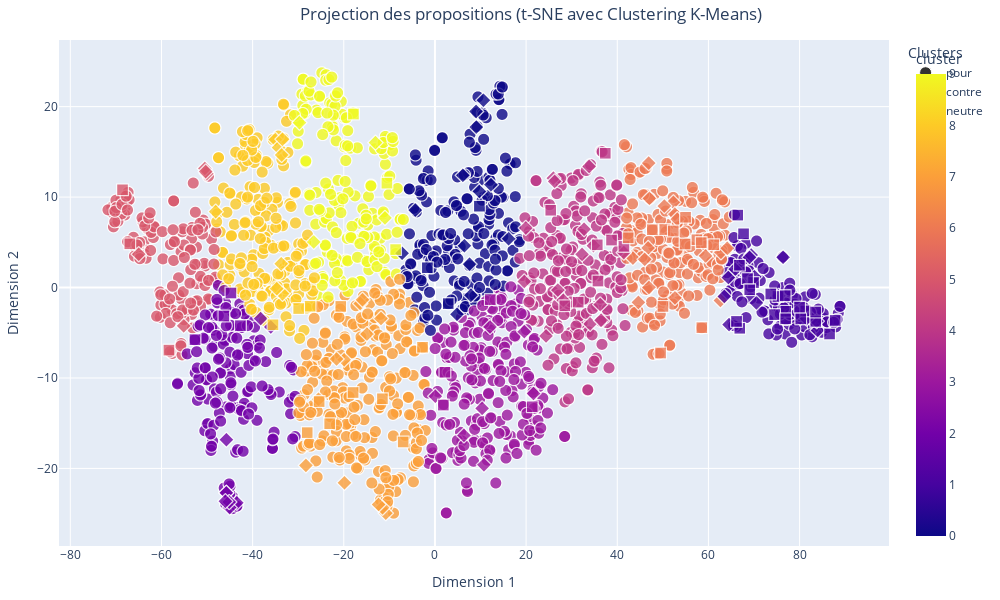

Here is the notebook cell this chart was saved with:
### Code cell
import plotly.express as px
from sklearn.manifold import TSNE
from sklearn.preprocessing import StandardScaler
from sklearn.cluster import KMeans
import pandas as pd
import matplotlib.pyplot as plt  # Pour obtenir la palette 'tab10'

# Normalisation des vecteurs
scaler = StandardScaler()
vectors_normalized = scaler.fit_transform(proposition_vectors)

# Réduction des vecteurs à 2 dimensions avec t-SNE
tsne = TSNE(n_components=2, random_state=42, perplexity=30, n_iter=1000)
word_vectors_2d = tsne.fit_transform(vectors_normalized)

# Appliquer le clustering K-Means
n_clusters = 10
kmeans = KMeans(n_clusters=n_clusters, random_state=42)
cluster = kmeans.fit_predict(word_vectors_2d)
data['cluster'] = cluster

# Préparer les données pour le graphique
df1 = pd.DataFrame(word_vectors_2d, columns=['Dim1', 'Dim2'])
df1['propositions'] = data['Proposition']
df1['cluster'] = cluster
df1['vote'] = data['Catégorie']
df1['proposition_vectors'] = data['mean_vector']

# Récupérer les couleurs de la palette 'tab10'
tab10_colors = [plt.cm.tab10(i) for i in range(n_clusters)]
tab10_colors_hex = [f'rgb({int(r*255)}, {int(g*255)}, {int(b*255)})' for r, g, b, _ in tab10_colors]

# Créer le graphique interactif avec Plotly
fig = px.scatter(
    df1,
    x='Dim1',
    y='Dim2',
    symbol='vote',  # Utiliser la colonne 'vote' pour les symboles
    color='cluster',  # Utiliser les clusters pour la coloration
    hover_name='propositions',  # Afficher les propositions lors du survol
    title="Projection des propositions (t-SNE avec Clustering K-Means)",
    labels={'Dim1': 'Dimension 1', 'Dim2': 'Dimension 2', 'vote': 'Avis des citoyens'},
    color_discrete_sequence=tab10_colors_hex,  # Utiliser la palette tab10 comme séquence discrète
    category_orders={"cluster": [str(i) for i in range(n_clusters)]},
    width=1000,
    height=600
)

# Personnaliser les points : ajouter des bordures
fig.update_traces(marker=dict(
    size=12,  # Taille des points
    opacity=0.8,  # Transparence
    line=dict(width=1, color='white')  # Bordure noire avec une épaisseur de 2
))

# Ajouter un titre pour la légende des clusters
fig.update_layout(
    legend_title="Clusters",
    title_x=0.3,  # Centrer le titre
    margin=dict(l=40, r=40, t=40, b=40)
)

# Afficher le graphique
fig.show()

### Figure 1 — Plotly figure (JSON) as saved in the notebook; plotly's stock layout.template omitted (floating-point values rounded to 4 significant figures; data arrays with more than 128 entries replaced by an {"elided": "..."} marker saying what was removed)
{"data": [{"hovertemplate": "<b>%{hovertext}</b><br><br>Avis des citoyens=pour<br>Dimension 1=%{x}<br>Dimension 2=%{y}<br>cluster=%{marker.color}<extra></extra>", "hovertext": {"elided": "1736 str values"}, "legendgroup": "pour", "marker": {"color": {"elided": "1736 int values"}, "coloraxis": "coloraxis", "line": {"color": "white", "width": 1}, "opacity": 0.8, "size": 12, "symbol": "circle"}, "mode": "markers", "name": "pour", "showlegend": true, "type": "scattergl", "x": {"elided": "1736 float values"}, "xaxis": "x", "y": {"elided": "1736 float values"}, "yaxis": "y"}, {"hovertemplate": "<b>%{hovertext}</b><br><br>Avis des citoyens=contre<br>Dimension 1=%{x}<br>Dimension 2=%{y}<br>cluster=%{marker.color}<extra></extra>", "hovertext": ["Il faut raccourcir les vacances scolaires pour introduire des activités culturelles et sportives", "Il faut un remboursement total ou partielle des licences de sport par la sécurité social ", "Il faut transformer 3h de travail (sur les 35h) en 3h de sport obligatoire au travail", "Il faut interdire les JO qui sont profondément discriminants : les billets et logements sont hors de prix pour la majorité des gens", "Il faut être obligé d'adhérer à une association pendant les études (sportive, artistique...) et s'inspirer des usa", "Il faut faciliter l'accès au clubs et associations en remboursant par la sécurité sociale et les mutuelles les abonnements ou licences", "Il faut instaurer des heures de sport obligatoires dans les entreprises.", "Il faut une prise en charge par la sécurité sociale des adhésions dans les clubs et associations sportives avec un contrôle de présence", "Il faut que cela soit rembourser au moins en partie, par le sécurité sociale, ou une aide conséquente par l'employeur", "Il faut le rendre obligatoire à l'école, après la classe : 1 heure par jour a minima. Et idem pour les adultes après le travail ", "Il faudrait que les smartphones se bloquent après une heure d'utilisation et se débloquent après 10 minutes d'activité.", "Il faut annuler les JO et utiliser l'argent pour des équipements de proximité et des encadrants payés correctement", "Il faut des clubs gratuits. ", "Il faut interdire les jeux olympiques : c’est polluants et réservés à une élite bourgeoise. ", "Il faut faciliter l'accès aux clubs ou associations sportives en remboursant par la sécurité sociale et les mutuelles les abonnements", "Il faut imposer sur les 35 heures qu’il y ait une heure de sport financé par les employeurs sur le temps de travail.", "Il faut que les entreprises, associations, sociétés, etc. rendent obligatoire une activité sportive 30 minutes par jour", "Il faut s’inspirer du système militaire avec la mise en place de la pratique sportive sur le temps de travail.", "Il faut rembourser par la CPAM les inscriptions à des clubs de sport. Des personnes sportives sont des personnes en meilleur santé", "Il faut une participation financière pour ceux qui font leurs trajets quotidiens a vélo (sauf VAE car ils bénéficient déjà d'aide a l'achat)", "Il faut récompenser financièrement les Français qui font 10 000 pas/jour système points, tickets ciné resto etc ou à partir d'un nbre de pas", "Il faut rendre le sport obligatoire. 2H/semaine payées par l'Etat via carte numérique activable à partir de 30 min sport.", "Il faut rendre les activités physiques remboursées par la sécurité sociale.", "Il faut mettre en place un échauffement matinal physique tous les matins pour toutes la population", "Il faut démocratiser la pratique sportive sur les lieux de travail des gens en instaurant une pause de 2h entre midi et deux.", "Il faut des écrans publicitaires ou l’on peut voir défiler diverses pratiques sportives, leurs bienfaits, sous fond musical, dans la rue. ", "Il faut initier la mise en forme collective dans les entreprises, le matin avant de prendre son poste et le soir avant de partir", "Il faut 1 abonnement gratuit/an à un club de sport ou d'activité physique de son choix.", "Il faut passer à des semaines de 32h et à des week-ends de 3 jours", "Il faut empêcher les gens de travailler dimanche et ouvrir les installations sportives pour la pratique du sport", "Il faut pouvoir payer son ticket de bus en faisant 20 squats, comme à Cluj (Roumanie) ? Bus gratuit pour les personnes handicapées/âgées.", "Il faut pour les emplois non physiques une heure de sport le matin avant la prise de poste.", "Il faut que les massages (chinois, thaï) puissent être pris en charge au même titre que l'ostéopathie. Bénéfique pour la récupération/stress", "Il faut construire dans tous les quartiers urbains et villages des piscines publiques naturelles, dans des serres végétales, à eau recyclée", "Il faut développer des \"cours de sport en plein air nocturnes\" avec des équipements lumineux.", "Il faut à partir de 40 ans une participation de la sécurité sociale pour une pratique sportive dans un club", "Il faut élargir massivement les possibilités de nager en site naturel toute l’année et en accès libre (lacs, canaux, etc.).", "Il faut allier salle de sports et jeux vidéos, rendre cela ludique !", "Il faut initier les français aux jeux sportifs en réalité virtuelle et équiper les établissements de type EPHAD.", "Il faut rémunérer les sportifs qui participent à des événements de promotion du sport dans les communes ou les régions", "Il faut renforcer les incitations aux pratiques sportives pour la santé par un crédit d'impôts plafonné pour l'emploi d'un coach", "Il faut que les collectivités financent des coachs qui aident les familles volontaires à améliorer leur comportement (activité, repas…).", "Il faut retirer les parkings de dépose des enfants proches écoles-collèges, pour redonner l'autonomie des déplacements à pieds ou vélo.", "Il faut stopper les jeux olympiques, c'est une hérésie !", "Il faut que ce soit obligatoire pour les enfant de 5 à 12 ans d'être inscrit dans une association afin de pratiquer une activité physique", "Il faut sacraliser le sport au collège et lycée, avec un coef fort et noter la performance autant que la démonstration d'esprit d'équipe.", "Il faut moins de restriction vestimentaire pour les pratiques en compétition tant que cela nuit pas à la discipline elle même ex : voile", "Il faut une application qui permettrait de gagner du temps d’écran en échange d’activité physique que les parents programmeraient. ", "Il faut créer des créneaux horaires réservés aux activités sportives dans les parcs.", "Il faut que le coup de l'activité sportive puisse être prise en charge/remboursée par l'employeur, la sécurité sociale", "Il faut arrêter de confondre sport et activité physique, l'un est une absurdité délétère, l'autre est indispensable.", "Il faut obliger chaque club à avoir une équipe handisport pour chaque activité", "Il faut supprimer/diminuer les remboursements des médicaments des personnes qui pourraient se soigner grâce à l'activité physique.", "Il faut valoriser les notes des élèves sportifs (extra-scolaire) afin de motiver les autres à la pratique régulière d’un sport en fédération", "Il faut proposer aux magasins de sport des rayons pour des articles de pratique sportive, promotion permanente annuelle", "Il faut la rendre obligatoire afin de beneficier de soins médicaux", "Il faut des collaborations avec des influenceurs pour promouvoir un mode de vie actif.", "Il faut créer des défis sportifs basés sur les réseaux sociaux pour encourager la participation en ligne et hors ligne.", "Il faut rendre les inscriptions gratuites dans les clubs de sport en compensant cette gratuité par des subventions publiques", "Il faut que les éducateurs sportifs soient remboursés par la sécurité sociale.", "Il faut proposer un prix littéraire pour récompenser les livres pour apprendre un sport ou pour avoir une activité physique.", "Il faut inciter fiscalement à prendre un coach sportif personnel", "Il faut permettre aux employeurs de payer mieux ceux qui sont actifs en sport que les sédentaires.Des employés en forme sont plus avantageux", "Il faut donner une place aux transidentités au sein du sport et intégrer ce sujet dans l’ensemble des réflexions liées au sport", "Il faut payer une nounou aux familles monoparentales pour libérer du temps au parent pour pratiquer une activité sportive, 1fois par semaine", "Il faut interdire tous les véhicules à moteur et supprimer des places de parking dans les centres villes pour inciter les citoyens à marcher", "Il faut faire des zones défis au travail: chaise contre le mur, panier basket...", "Il faut taxer lourdement les loisirs statiques (jeux vidéo, streaming etc) pour inciter à choisir des loisirs sportifs, et financer ceux ci.", "Il faut inscrire la pratique d’une activité physique quotidienne dans la Constitution", "Il faut mettre en place des programmes de réalité virtuelle pour découvrir de nouveaux sports.", "Il faut faire dans les rues et les parcs des sortes de chasses aux trésors et collecter ainsi des bons de reductions, places de concerts...", "Il faut interdire les jeux olympiques, surtout en France.", "Il faut créer des bornes de pointage dans les villes pour la marche à pied mesurant les distances et encourageant les progrès", "Il faut rendre gratuits les places aux JO pour les licenciés", "Il faut imposer à l’entreprise du sport dans le temps de travail ! Il faut accepter de déjeuner en travaillant pour libérer la pause !", "Il faut donner une prime CPAM en proportion du nombre d’heures de sport mensuelles. Grâce à une appli gérée par le ministère de la Santé", "Il faut lever l’interdiction du port du voile dans les fédérations françaises", "Il faut en faire un campagne national : faire des affiches géantes avec des personnes saines physiquement", "Il faut supprimer du vocabulaire le mot sport qui correspond à un abrutissement et le remplacer par activité physique.", "Il faut que les dirigeants montrent l'exemple : médiatiser les activités sportives des politiques, journalistes et autres personnalités", "Il faut pénaliser les déplacements courts en voiture.", "Il faut encourager l'installation d'une innovation : la première machine à café qui fait tapis de course", "Il faut proposer un apéro sportif après un footing entre proches et voisins", "Il faut réduire le volume des retransmissions des sports dans les medias (tv, radio, internet) pour ne pas figer les auditeurs chez eux", "Il faut mettre en place des jeux vidéo interactifs qui récompensent les activités physiques réelles.", "Il faut que les flashmobs se généralisent et deviennent les nouvelles façons de prendre l'apéritif après le travail.", "Il faut interdire l’arrêt et le stationnement à moins d’un kilomètre des établissements scolaires.", "Il faut du temps et par conséquent favoriser un 100% télétravail", "Il faut changer les équipes de haut niveau et les membres des fédérations dès lors qu’il n’y a eu aucune qualification olympique", "Il faut vérifier le passif judiciaire des jeunes qui accèdent à sport études notamment pour le football.", "Il faut supprimer les cotisations obligatoires des fédérations sportives.", "Il faut favoriser les réunions non formelles au sein de l'entreprise en invitant les conjoints pour des thés ou dîners dansants.", "Il faut interdire les sports non écologiques comme le ski et la formule 1", "Il faut que tout le monde prennent des trotinettes ou des vélos électriques c'est bon pour la planète.", "Il faut offrir 1 ou 2 jours de CP, payés par l’Etat, à qui le souhaite, pendant les JO, pour regarder les épreuves et susciter des vocations", "Il faut interdire toutes les demandes de certificats médicaux que ce soit pour les clubs, les professionnels et les compétitions.", "Il faut augmenter les cotisations sociales de ceux qui ne s'inscrive dans aucun sport. ", "Il faut augmenter le prix des carburants pour inciter à aller à pied (au moins partiellement). Pas à vélo! A pied!", "Il faut augmenter les cotisations sociales des non-sportifs. Ils coutent plus cher à la sécu, c'est à eux de payer.", "Il faut adopter un chien ça fera à minima 45 minutes de marche 3 fois par jour", "Il faut pouvoir exclure tout membre d’une fédération qui n’est pas au résultat et éviter qu’il reprenne sa place", "Il faut réduire le nombre d'arrêt de bus en ville pour obliger la marche, un pour 500m semble juste.", "Il faut inciter les Français à s'équiper de montres connectées pour les stimuler à bouger et atteindre des (petits) objectifs quotidiens.", "Il faut encourager les garçons à s'inscrire dans un club de football ou de rugby."], "legendgroup": "contre", "marker": {"color": [1, 6, 1, 6, 1, 2, 8, 2, 7, 8, 0, 0, 2, 5, 2, 8, 7, 0, 3, 0, 1, 4, 2, 7, 0, 4, 7, 2, 4, 8, 3, 8, 1, 0, 5, 7, 6, 6, 6, 4, 6, 3, 4, 5, 2, 6, 0, 9, 3, 2, 8, 6, 6, 7, 0, 1, 8, 4, 7, 2, 3, 7, 7, 7, 9, 6, 6, 0, 8, 4, 4, 5, 9, 3, 0, 1, 6, 9, 1, 6, 0, 1, 6, 1, 1, 4, 1, 6, 4, 1, 4, 4, 1, 0, 4, 4, 7, 5, 3, 7, 6, 4, 0, 1], "coloraxis": "coloraxis", "line": {"color": "white", "width": 1}, "opacity": 0.8, "size": 12, "symbol": "diamond"}, "mode": "markers", "name": "contre", "showlegend": true, "type": "scattergl", "x": [70.53, 62.63, 76.38, 46.76, 75.43, -45.76, -35.02, -43.47, -10.79, -34.32, -7.201, -4.307, -45.76, -50.07, -45.78, -33.44, -16.38, 9.743, 10.74, 9.067, 65.87, 25.98, -45.05, -25.55, 6.119, 34.05, -11.83, -36.01, 26.26, -48.1, 6.362, -33.64, 63.48, 16.16, -55.12, -11.51, 52.31, 46.95, 62.75, 19.6, 43.43, 12.08, 33.82, -50.48, -38.24, 64.12, 7.898, -10.97, 10.35, -45.13, -33.45, 44.64, 52.65, -19.92, 6.457, 69.38, -33.73, 34.76, -28.31, -45.98, 21.61, -19.86, -14.92, -21.59, -29.73, 52.65, 47.05, 4.829, -34.71, 36.45, 36.26, -50.29, -13.05, 0.07875, 12.29, 69.02, 50.32, -26.59, 83.95, 46.02, 10.63, 82.61, 59.37, 79.42, 64.53, 32.28, 83.77, 46.89, 26.96, 70.13, 24.37, 32.71, 81.54, 9.021, 41.44, 28.15, -12.37, -64.99, 19.6, -15.9, 53.16, 19.93, 7.588, 64.38], "xaxis": "x", "y": [-1.702, -1.433, 3.344, 4.374, -0.9156, -22.69, 16.36, -23.8, -24.95, 15.47, 3.791, 8.561, -16.83, 12.6, -22.7, 16.4, -1.771, 10.63, -19.6, 17.74, 2.014, 12.09, -24.34, -12.35, 12.41, -4.018, -3.422, -4.357, 11.74, 8.388, -16.35, 14.66, -0.9837, 5.392, -4.237, -24.35, 9.419, 0.006904, 3.897, 0.6703, 3.256, -4.359, 13.39, 13.16, -3.433, 4.343, -0.8543, 7.697, -13.36, -23.72, -0.6928, -1.639, -1.143, -7.987, 4.62, 3.589, 2.63, 4.625, -19.67, -23.63, -11.72, -21.59, -5.145, -7.903, 18.23, 8.109, 9.856, -2.959, -0.1259, -3.622, -1.878, 12.82, 16.03, -12.02, 11.37, 3.333, 9.006, 5.041, -4.74, 3.121, 20.71, -3.486, 3.495, -2.772, -4.096, 3.671, -3.722, 13.76, -0.2858, 1.195, -5.356, 6.452, -3.442, 19.47, 3.861, -1.407, -23.99, 3.681, -4.877, -1.354, 7.556, 6.59, 2.583, 1.111], "yaxis": "y"}, {"hovertemplate": "<b>%{hovertext}</b><br><br>Avis des citoyens=neutre<br>Dimension 1=%{x}<br>Dimension 2=%{y}<br>cluster=%{marker.color}<extra></extra>", "hovertext": ["Il faut créer des challenges sportifs tous les mois et une compétition entre participants ce qui motivera encore plus.", "Il faut proposer des \"flash mobs sportifs\" dans les lieux publics pour encourager la spontanéité.", "Il faut interdire aux mairies de fermer un gymnase aux heures de nuit uniquement pour économiser de l’électricité !", "Il faut que les profs de sport officient dans les clubs ! Le sport scolaire se concentre sur les enfants ne faisant pas (encore) de sport.", "Il faut développer des activités physiques douces : yoga de chaise, et aide financière pour vélo d'appartement", "Il faut aller au boulot en velo", "Il faut créer le ministère de la culture populaire, qui intègrera aussi l'APSA Activité Physique Sportive Artistique, différente de l'EPS.", "Il faut inventer les apéros sportifs ! On se retrouve dans une ambiance conviviale avec des voisins et proches autour d’une collation", "Il faut reconnaître les coachs sportifs ou coach en nutrition comme des professionnels de santé", "Il faut un sport axé sur la communauté où ses membres sont impliqués dans les décisions, favorisant plus de démocratie participative", "Il faut un centre \"thermal\" accessible dans chaque département pour les personnes âgées ou ayant des douleurs avec des kinés", "Il faut éviter volontairement de se faire aider dans la mesure du possible et s'obliger à faire soi-même pour entretenir son corps.", "Il faut que le double projet d'un.e SHN soit réellement pris en compte par les DTN et CTN", "Il faut régulièrement évaluer les actions des CTN", "Il faut que les SHN listés aient les mêmes avantages notamment dans les Creps (accès aux services médicaux et psycho)", "Il faut faciliter la vie de nos SHN au collège prévoir des heures prof pour le rattrapage après compétition. ", "Il faut faire la promotion d'applications comme HelloSport.", "Il faut soutenir les applications comme weward et surtout que l'état propose une application du style car - de gens dans les hôpitaux.", "Il faut proposer des APPN dans toutes les écoles et pas seulement au sein des QPV pour faire aimer le sport de plein air", "Il faut que le département puisse payer les entraîneurs en fonction du nombre de licenciés (ce qui en entraînera une hausse)", "Il faut voir qu'il y a l'offre tremplin strict à 11 séances en Maison Sport Santé. Mais une PMR à vie n'a pas accès à un sport normal après.", "Il faut lutter contre l'insuffisance de financement pérenne des MSS afin de sécuriser leur modèle éco déjà très fragilisé par l'offre privée", "Il faut donner une note de difficultés d'une activité physique et du niveau. Cela existe pour des activités comme le trekking.", "Il faut renforcer les MSS car elles ont l'obligation de sensibiliser et promouvoir l'activité physique. Promouvoir une nouvelle culture", "Il faut tracer simplement sur le sol les lignes délimitant les terrains de sport de tous les sports olympiques pour faire du air-sport.", "Il faut faire payer le montant des adhésions à un club sportif (en Sport Adapté, en sport loisirs ou en Sport compétition)", "Il faut créer sur les montres connectées une activité \"Trajet sans voiture\" qui compte la distance totale parcourue et aussi les pas.", "Il faut être plus présent dans les salles", "Il faut modifier les conditions d’accès aux fonctions d’entraîneurs de haut niveau et non plus laisser le statut de la fonction publique", "Il faut prendre exemple sur l’Education Scolaire qui est mise en place aux États unis sur le sport.", "Il faut pouvoir traiter des demandes en activité physique qui n'ont pas trouvé d'offre.", "Il faut promouvoir les activités connectées", "Il faut non un cours de tennis des tables de ping-pong, moins onéreux et plus ludique", "Il faut mettre à disposition une fiche simple indiquant la chronologie pour la création d'une association sport santé", "Il faut que les EAPAS, Enseignants en Activité Physique Adaptée de Santé Licence et Master STAPS APAS soient conventionnés.", "Il faut accompagner la structuration, l’outillage et la montée en compétences des organisations de l’écosystème", "Il faut aider financièrement le SHN afin de lui permettre de se déplacer sur les compét et d'assurer son avenir ", "Il faut systématiser la conduite de mesures d’impacts des projets et des politiques sportives, pour objectiver les bénéfices pour la société", "Il faut une compétition mondiale pour réunir les peuples sur une ville sur cette belle planète tout en respectant notre terre", "Il faut voir du coté des \"Contrat Local de Santé\" portés pas les Communautés de communes et l'ARS", "Il faut imposer un principe clair de subsidiarité des compétences entre les différents acteurs institutionnels du sport", "Il faut des spots publicitaires pour tout public.", "Il faut intégrer 1 journée collective sport obligatoire au sein de chaque fonction publique et autres administrations ", "Il faut utiliser les applications mobiles qui permettent de mettre les amateurs en relation. ex : l’application « Potesport »", "Il faut un outil moderne et géré pour démocratiser le privilège d'assister à ce rendez-vous sportif des J.O. Des professionnels aussi.", "Il faut des structures nationales au fonctionnement moins coûteux et plus adaptées aux besoins de formation de cadres en régions.", "Il faut communiquer sur l'existence de l'enseignant en activité physique adaptée, profession spécifique à la pratique physique et la santé.", "Il faut développer les séances de sport par internet, qu'on puisse les faire avec des amis en direct, ou ensuite en différé: c'est top !", "Il faut nécessairement rendre les activités physiques plus attrayantes en les fusionnant avec des activités artistiques, par exemple.", "Il faut que l'animation des activités physiques adaptées de santé soit associée à la médiation culturelle et scientifique.", "Il faut soutenir des applications comme Smatchy qui aident à rendre le sport pour tous accessibles gratuitement", "Il faut permettre aux parents d’initier leurs enfants aux sports sans les clubs ou fédérations. Juste pouvoir louer l’espace ou terrain.", "Il faut créer des \"parcours sportifs mystères\" où les participants découvrent l'activité au dernier moment.", "Il faut ouvrir des campus universitaires", "Il faut encourager les filles à s'inscrire dans un club de football ou de rugby.", "Il faut couvrir le plus grand nombre de terrains de pétanque pour permettre cette activité ludique et intergénérationnelle toute l'année !", "Il faut créer un groupe de même niveau qui se motive les uns les autres ...", "Il faut développer et encourager le concept de \"Walking meeting\" dans les secteurs où il peut être mis en place.", "Il faut créer des associations pour les personnes intéressées et faire des publicités sur la télé et sur les réseaux sociaux", "Il faut organiser des compétitions sportives par tranches d'âges entre villes puis entre départements et enfin entre régions.", "Il faut leur dire que ça éveille en nous des substances naturelles au moins aussi puissantes que toutes les drogues ou alcools réunis", "Il faut aménager des latrines à proximité des lieux de passage piétons et des deux roues.", "Il faut que chaque acteur public puisse analyser son budget et créer un budget primitif sensible au genre dans le sport", "Il faut que les clubs de sport pour les enfants ne proposent plus de créneaux le mercredi mais le soir et le weekend", "Il faut construire des praticables couverts pour favoriser la pratique ensemble de pratiques artistiques.", "Il faut couvrir le maximum de terrains de sport ,y compris pour la pétanque, quand le foncier est rare  (pour les jours de pluie)", "Il faut pratiquer un sport collectivement  jusqu'à 90 ans dans chaque quartier ou village. ", "Il faut offrir avantages fiscaux, financiers (impôts, mutuelles...) proportionnels aux gains dont la société profite de la part des sportifs", "Il faut proposer plus de jeux de piste comme les mozaïques space invaders, pokemon, geocaching..."], "legendgroup": "neutre", "marker": {"color": [1, 2, 1, 4, 9, 5, 7, 1, 7, 4, 6, 6, 1, 1, 6, 0, 6, 4, 7, 4, 2, 4, 6, 3, 4, 4, 1, 6, 3, 7, 8, 1, 4, 3, 8, 6, 1, 1, 1, 7, 1, 1, 9, 6, 1, 3, 7, 6, 8, 1, 7, 2, 1, 1, 1, 0, 5, 0, 1, 6, 1, 1, 2, 6, 9, 1, 7, 6, 5], "coloraxis": "coloraxis", "line": {"color": "white", "width": 1}, "opacity": 0.8, "size": 12, "symbol": "square"}, "mode": "markers", "name": "neutre", "showlegend": true, "type": "scattergl", "x": [75.26, -46.3, 76.96, 25.4, -10.54, -66.95, -2.723, 87.8, -6.972, 37.38, 49.5, 50.41, 81.33, 76.86, 52.3, -1.662, 57.47, 38.74, -20.66, 41.46, -52.64, 31.44, 50.02, 21.36, 35.63, 28.47, 69.89, 58.56, 2.183, -25.41, -27.4, 66.87, 35.77, 1.849, -35.54, 54.98, 66.8, 83.54, 67.71, -28.02, 68.57, 74.52, -8.634, 58.42, 83.52, 12.15, -11.52, 42.41, -29.91, 66.16, -23.11, -42.68, 76.93, 73.68, 80.0, 2.924, -58.36, 9.751, 69.04, 47.69, 86.58, 66.44, -44.76, 54.89, -17.88, 80.25, -17.96, 61.15, -68.54], "xaxis": "x", "y": [-0.9879, -3.147, -2.625, 8.542, 11.54, 4.83, -6.6, -3.637, -17.07, 14.84, -7.239, 6.409, -2.582, -0.8934, 6.255, 2.196, 5.292, 5.25, -2.091, 4.549, -5.76, -1.617, -2.088, -13.18, 4.721, -2.013, 0.5513, -4.432, -9.361, -12.61, -2.066, -4.511, 0.7197, -13.0, -4.115, 7.764, 2.463, -3.746, 5.944, -16.04, 0.9888, -2.99, 4.199, 4.965, -2.708, -1.335, -12.29, 5.502, -2.321, -3.748, -15.06, -4.211, -3.458, -0.7156, -2.166, -1.775, -6.916, 8.994, -0.2392, 6.396, -5.134, 8.009, -0.6056, 4.814, 19.18, -3.466, -11.61, 4.734, 10.81], "yaxis": "y"}], "layout": {"coloraxis": {"colorbar": {"title": {"text": "cluster"}}, "colorscale": [[0, "#0d0887"], [0.1111, "#46039f"], [0.2222, "#7201a8"], [0.3333, "#9c179e"], [0.4444, "#bd3786"], [0.5556, "#d8576b"], [0.6667, "#ed7953"], [0.7778, "#fb9f3a"], [0.8889, "#fdca26"], [1, "#f0f921"]]}, "height": 600, "legend": {"title": {"text": "Clusters"}, "tracegroupgap": 0}, "margin": {"b": 40, "l": 40, "r": 40, "t": 40}, "title": {"text": "Projection des propositions (t-SNE avec Clustering K-Means)", "x": 0.3}, "width": 1000, "xaxis": {"anchor": "y", "domain": [0, 1], "title": {"text": "Dimension 1"}}, "yaxis": {"anchor": "x", "domain": [0, 1], "title": {"text": "Dimension 2"}}}}
